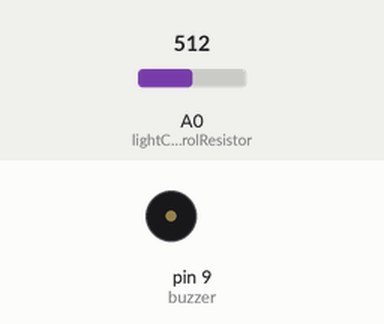
Recording of a sketch running on a simulated Arduino Uno, built with avr-gcc and run on an emulated ATmega328P. On the bench: buzzer (waves = sounding). The inputs (shaded band) are chosen by the test bench; at power-on: A0 (lightControlResistor) = 512.

Above: at 1.8 s.
1.9 s: A0 (lightControlResistor) set to 0
At 2.8 s:
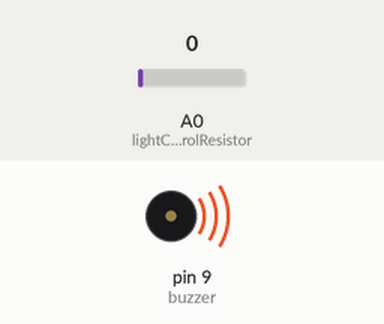
3.6 s: A0 (lightControlResistor) set to 11
At 4.2 s:
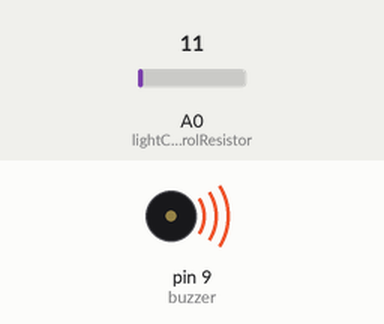
5.1 s: A0 (lightControlResistor) set to 15
At 6.5 s:
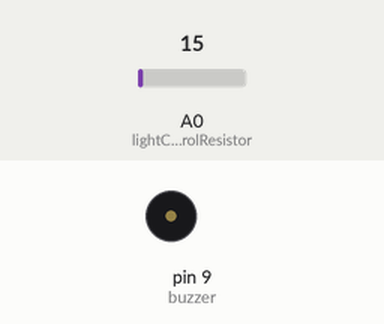
Timing chart, 0 to 8.1 s (numbered marks = the images above; inputs shaded):
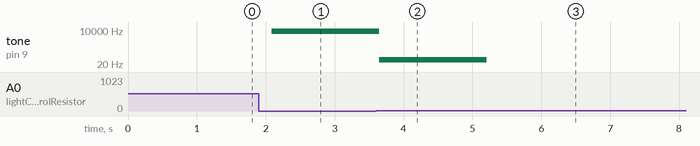

The sketch:

e10-light_control_sound.ino
```cpp
int buzzer = 9;
int lightControlResistor = A0;
int val;

void setup() {
  pinMode(buzzer, OUTPUT);
}

void loop() {
  val = analogRead(lightControlResistor);
  if(val < 700){
    voice(val);
  }
}

void voice(int del){
  digitalWrite(buzzer, HIGH);
  delay(del);
  digitalWrite(buzzer, LOW);
  delay(del);
}
```

Measured:
- the behaviour switches between 13 and 14 on A0 (lightControlResistor) (found by bisection; images 2 and 3)
- after the input at 1.9 s, tone on pin 9 (buzzer): silent → 7838 Hz after 0.19 s
- after the input at 3.6 s, tone on pin 9 (buzzer): 7838 Hz → 45 Hz after 0.05 s
- after the input at 5.1 s, tone on pin 9 (buzzer): 45 Hz → silent after 0.11 s
